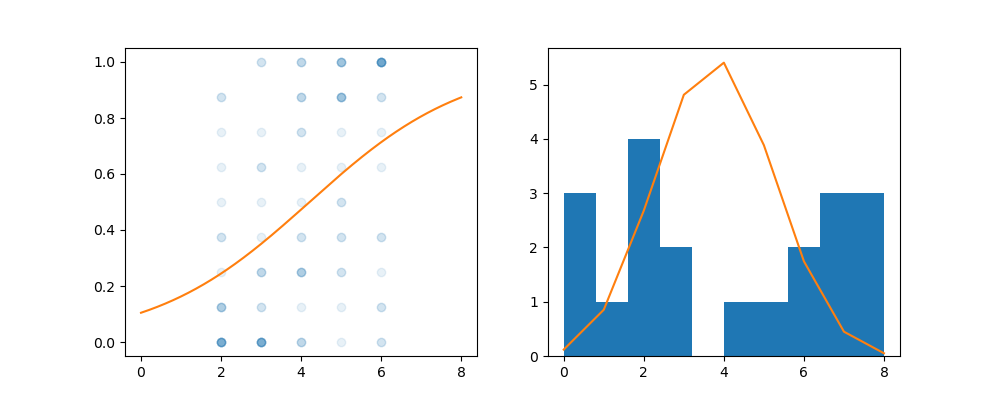

Write the Python code that produced this figure.
import pandas as pd 
import statsmodels.formula.api as smf
import statsmodels.api as sm
import matplotlib.pylab as plt
import numpy as np 
import scipy.special as scm
from statistics import variance, mean

def main():
    df = pd.read_csv('./data.csv')
    y = df['y'] / df['N']  # 比率にする
    x = df['x']
    data = pd.concat([y, x], axis=1)

    # 1. 一般化線形モデル 最尤推定する
    glm_model = smf.glm('y ~ x', data=data, family=sm.families.Binomial())
    result = glm_model.fit(disp=0)
    print(result.params)
    print(result.summary())
    a, b = result.params
    logistic_func = lambda x: 1.0 / (1.0 + np.exp(-x))

    # 2. 葉数の数によって生存種子数がどう変化するかプロット
    fig, (axL, axR) = plt.subplots(ncols=2, figsize=(10,4), sharex=True)
    axL.plot(x, y, 'o', alpha=0.1)
    plot_num = 1000
    plot_x = np.linspace(0, 8, plot_num)
    axL.plot(plot_x, logistic_func(a + b * plot_x))

    # 3. xを固定したときにyの生存種子数の分布の期待値と実際の数と照合
    x_num = 4.0  # 例えばxが4の個体数
    y_4 = df[df['x'] == x_num]['y']
    p_4 = logistic_func(a + b * x_num)
    N = df['N'][0]
    axR.hist(y_4) 
    x_list = np.array([scm.comb(float(N), _x) * p_4**_x * (1 - p_4)**(float(N) - _x) for _x in range(0, N + 1)])
    axR.plot(range(0, N + 1), x_list * len(y_4))

    # 4. 期待値と分散の比較
    print('確率分布が考える期待値: {}'.format(p_4 * N))
    print('実際のデータの期待値: {}'.format(mean(y_4)))
    print('確率分布が考える分散: {}'.format(p_4 * (1 - p_4) * N))
    print('実際のデータの分散: {}'.format(variance(y_4)))
    print('期待値はともかく、分散がでかすぎる')
    plt.show()

if __name__ == "__main__":
    main()
